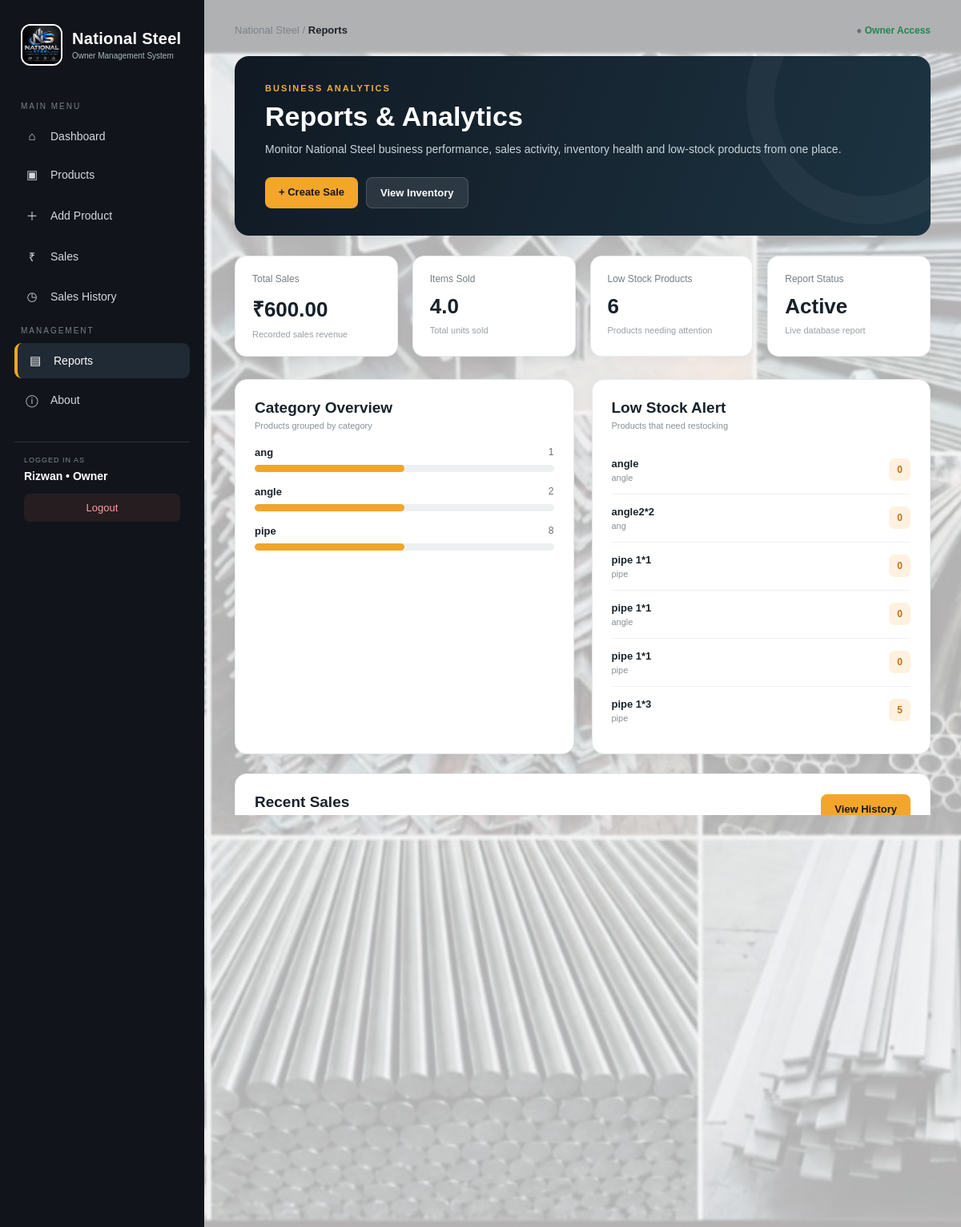
The page /reports (signed in) on the database its author committed.
### tables this page shows
CREATE TABLE products (
            id INTEGER PRIMARY KEY AUTOINCREMENT,
            name TEXT NOT NULL,
            category TEXT NOT NULL,
            size TEXT,
            price REAL DEFAULT 0,
            stock REAL DEFAULT 0,
            unit TEXT DEFAULT 'pcs',
            created_at TEXT
        , quantity INTEGER DEFAULT 0, description TEXT);

CREATE TABLE sales (
            id INTEGER PRIMARY KEY AUTOINCREMENT,
            product_id INTEGER,
            quantity REAL DEFAULT 0,
            amount REAL DEFAULT 0,
            sale_date TEXT
        , total REAL DEFAULT 0, product_name TEXT, customer TEXT DEFAULT '', price REAL DEFAULT 0);

### app.py (the view)
@app.route("/reports")
@owner_required
def reports():
    conn = get_db()
    total_products = conn.execute("""
        SELECT COUNT(*)
        FROM products
    """).fetchone()[0]
    total_stock = conn.execute("""
        SELECT COALESCE(
            SUM(quantity),
            0
        )
        FROM products
    """).fetchone()[0]
    inventory_value = conn.execute("""
        SELECT COALESCE(
            SUM(price * quantity),
            0
        )
        FROM products
    """).fetchone()[0]
    total_sales = conn.execute("""
        SELECT COALESCE(
            SUM(total),
            0
        )
        FROM sales
    """).fetchone()[0]
    total_items_sold = conn.execute("""
        SELECT COALESCE(
            SUM(quantity),
            0
        )
        FROM sales
    """).fetchone()[0]
    category_rows = conn.execute("""
        SELECT

            category,

            COUNT(*) AS count,

            COALESCE(
                SUM(quantity),
                0
            ) AS stock,

            COALESCE(
                SUM(price * quantity),
                0
            ) AS value

        FROM products

        GROUP BY category

        ORDER BY category

    """).fetchall()
    categories = []
    for row in category_rows:
        categories.append({
            "category":
                row["category"]
                or "General",
            "count":
                row["count"]
                or 0,
            "stock":
                row["stock"]
                or 0,
            "value":
                row["value"]
                or 0
        })
    low_stock_rows = conn.execute("""
        SELECT

            id,

            name,

            category,

            price,

            quantity,

            quantity AS stock,

            unit

        FROM products

        WHERE quantity <= 5

        ORDER BY
            quantity ASC,
            name ASC

    """).fetchall()
    low_stock = []
    for row in low_stock_rows:
        low_stock.append({
            "id":
                row["id"],
            "name":
                row["name"]
                or "Product",
            "product_name":
                row["name"]
                or "Product",
            "category":
                row["category"]
                or "General",
            "price":
                row["price"]
                or 0,
            "quantity":
                row["quantity"]
                or 0,
            "stock":
                row["stock"]
                or 0,
            "unit":
                row["unit"]
                or "Piece"
        })
    recent_sale_rows = conn.execute("""
        SELECT

            id,

            product_id,

            product_name,

            quantity,

            price,

            total,

            customer,

            sale_date

        FROM sales

        ORDER BY id DESC

        LIMIT 20

    """).fetchall()
    recent_sales = []
    for row in recent_sale_rows:
        recent_sales.append({
            "id":
                row["id"],
            "product_id":
                row["product_id"],
            "product_name":
                row["product_name"]
                or "Product",
            "name":
                row["product_name"]
                or "Product",
            "quantity":
                row["quantity"]
                or 0,
            "quantity_sold":
                row["quantity"]
                or 0,
            "price":
                row["price"]
                or 0,
            "total":
                row["total"]
                or 0,
            "total_amount":
                row["total"]
                or 0,
            "customer":
                row["customer"]
                or "",
            "sale_date":
                row["sale_date"]
                or ""
        })
    conn.close()
    return render_template(
        "reports.html",
        total_products=total_products,
        total_stock=total_stock,
        inventory_value=inventory_value,
        total_sales=total_sales,
        total_items_sold=total_items_sold,
        categories=categories,
        low_stock=low_stock,
        recent_sales=recent_sales
    )

### templates/reports.html (shortened to what this page needs)
<!DOCTYPE html>
<html lang="en">
<head>
    <link rel="stylesheet" href="{{ url_for('static', filename='background.css') }}">
</head>
<body>
<div class="layout">
    <aside class="sidebar">
        <div class="brand">
            <img
                src="{{ url_for('static', filename='logo.jpg.jpeg') }}"
                class="brand-logo"
                alt="National Steel Logo"
            >
            <div class="brand-text">
                <h2>National Steel</h2>
                <p>Owner Management System</p>
            </div>
        </div>
        <div class="menu-title">MAIN MENU</div>
        <a href="/owner-dashboard" class="nav-link">
            <span class="nav-icon">⌂</span>
            <span>Dashboard</span>
        </a>
        <a href="/products" class="nav-link">
            <span class="nav-icon">▣</span>
            <span>Products</span>
        </a>
        <a href="/add-product" class="nav-link">
            <span class="nav-icon">＋</span>
            <span>Add Product</span>
        </a>
        <a href="/sales" class="nav-link">
            <span class="nav-icon">₹</span>
            <span>Sales</span>
        </a>
        <a href="/sales-history" class="nav-link">
            <span class="nav-icon">◷</span>
            <span>Sales History</span>
        </a>
        <div class="menu-title">MANAGEMENT</div>
        <a href="/reports" class="nav-link active">
            <span class="nav-icon">▤</span>
            <span>Reports</span>
        </a>
        <a href="/about" class="nav-link">
            <span class="nav-icon">ⓘ</span>
            <span>About</span>
        </a>
        <div class="owner-box">
            <div class="owner-label">LOGGED IN AS</div>
            <div class="owner-name">
                Rizwan • Owner
            </div>
            <a href="/owner-logout" class="logout">
                Logout
            </a>
        </div>
    </aside>
    <main class="main">
        <div class="topbar">
            <div class="breadcrumb">
                National Steel / <strong>Reports</strong>
            </div>
            <div class="access">
                ● <span>Owner Access</span>
            </div>
        </div>
        <section class="hero">
            <div class="hero-label">
                BUSINESS ANALYTICS
            </div>
            <h1>Reports & Analytics</h1>
            <p>
                Monitor National Steel business performance, sales activity,
                inventory health and low-stock products from one place.
            </p>
            <div class="hero-buttons">
                <a href="/sales" class="btn btn-orange">
                    + Create Sale
                </a>
                <a href="/products" class="btn btn-dark">
                    View Inventory
                </a>
            </div>
        </section>
        <section class="stats">
            <div class="card">
                <div class="card-label">
                    Total Sales
                </div>
                <div class="card-value">
                    ₹{{ "%.2f"|format(total_sales|default(0)) }}
                </div>
                <div class="card-note">
                    Recorded sales revenue
                </div>
            </div>
            <div class="card">
                <div class="card-label">
                    Items Sold
                </div>
                <div class="card-value">
                    {{ total_items_sold|default(0) }}
                </div>
                <div class="card-note">
                    Total units sold
                </div>
            </div>
            <div class="card">
                <div class="card-label">
                    Low Stock Products
                </div>
                <div class="card-value">
                    {{ low_stock|length if low_stock else 0 }}
                </div>
                <div class="card-note">
                    Products needing attention
                </div>
            </div>
            <div class="card">
                <div class="card-label">
                    Report Status
                </div>
                <div class="card-value">
                    Active
                </div>
                <div class="card-note">
                    Live database report
                </div>
            </div>
        </section>
        <section class="report-grid">
            <div class="section-card">
                <div class="section-title">
                    <div>
                        <h2>Category Overview</h2>
                        <p>Products grouped by category</p>
                    </div>
                </div>
                {% if categories %}
                    {% for item in categories %}
                        <div class="category-row">
                            <div class="category-top">
                                <span>
                                    {% if item is mapping %}
                                        {{ item.get('name', item.get('category', 'Unknown')) }}
                                    {% else %}
                                        {{ item }}
                                    {% endif %}
                                </span>
                                <span>
                                    {% if item is mapping %}
                                        {{ item.get('count', 0) }}
                                    {% else %}
                                        —
                                    {% endif %}
                                </span>
                            </div>
                            <div class="bar">
                                <div
                                    class="bar-fill"
                                    style="width: 50%;">
                                </div>
                            </div>
                        </div>
                    {% endfor %}
                {% else %}
                    <div class="empty">
                        No category data available.
                    </div>
                {% endif %}
            </div>
            <div class="section-card">
                <div class="section-title">
                    <div>
                        <h2>Low Stock Alert</h2>
                        <p>Products that need restocking</p>
                    </div>
                </div>
                {% if low_stock %}
                    {% for product in low_stock %}
                        <div class="stock-item">
                            <div>
                                <div class="stock-name">
                                    {{ product['name'] if product is mapping else product }}
                                </div>
                                {% if product is mapping %}
                                    <div class="stock-category">
                                        {{ product.get('category', 'Product') }}
                                    </div>
                                {% endif %}
                            </div>
                            <div class="stock-number">
                                {% if product is mapping %}
                                    {{ product.get('quantity', product.get('stock', 0)) }}
                                {% else %}
                                    Low
                                {% endif %}
                            </div>
                        </div>
                    {% endfor %}
                {% else %}
                    <div class="empty">
                        No low-stock products right now.
                    </div>
                {% endif %}
            </div>
        </section>
        <section class="full-card">
            <div class="section-title">
                <div>
                    <h2>Recent Sales</h2>
                    <p>Latest recorded transactions</p>
                </div>
                <a href="/sales-history" class="btn btn-orange">
                    View History
                </a>
            </div>
            <div class="table-wrap">
                {% if recent_sales %}
                <table>
                    <thead>
                        <tr>
                            <th>#</th>
                            <th>Product</th>
                            <th>Quantity</th>
                            <th>Total</th>
                            <th>Status</th>
                        </tr>
                    </thead>
                    <tbody>
                        {% for sale in recent_sales %}
                        <tr>
                            <td>
                                {{ loop.index }}
                            </td>
                            <td>
                                {% if sale is mapping %}
                                    {{ sale.get('product_name', sale.get('name', 'Sale')) }}
                                {% else %}
                                    {{ sale }}
                                {% endif %}
                            </td>
                            <td>
                                {% if sale is mapping %}
                                    {{ sale.get('quantity', sale.get('qty', 0)) }}
                                {% else %}
                                    —
                                {% endif %}
                            </td>
                            <td class="amount">
                                {% if sale is mapping %}
                                    ₹{{ "%.2f"|format(
                                        sale.get(
                                            'total',
                                            sale.get('total_amount', 0)
                                        )|float
                                    ) }}
                                {% else %}
                                    ₹0.00
                                {% endif %}
                            </td>
                            <td>
                                <span class="badge">
                                </span>
                            </td>
                        </tr>
                        {% endfor %}
                    </tbody>
                </table>
                {% else %}
                    <div class="empty">
                        No sales transactions recorded yet.
                    </div>
                {% endif %}
            </div>
        </section>
        <section class="full-card">
            <div class="section-title">
                <div>
                    <h2>Quick Reports</h2>
                    <p>Useful management shortcuts</p>
                </div>
            </div>
            <div class="quick-grid">
                <a href="/products" class="quick-box">
                    <h3>Inventory Report</h3>
                    <p>
                        View all products, current stock,
                        prices and stock status.
                    </p>
                </a>
                <a href="/sales-history" class="quick-box">
                    <h3>Sales History</h3>
                    <p>
                        Check recorded sales transactions
                        and previous business activity.
                    </p>
                </a>
                <a href="/add-product" class="quick-box">
                    <h3>Add New Product</h3>
                    <p>
                        Add a new steel product to the
                        National Steel inventory.
                    </p>
                </a>
            </div>
        </section>
        <div class="footer">
        </div>
    </main>
</div>
</body>
</html>

### rows shown on the page
products: get "angle", get "2", name "pipe 1*1", get "0"
products: name "angle", get "angle", get "0"
products: name "angle2*2", get "ang", get "0"
products: name "pipe 1*1", get "pipe", get "0"
products: name "pipe 1*1", get "pipe", get "0"
products: name "pipe 1*3", get "pipe", get "5"
sales: get "test pipe", get "2.0", total "200.00"
sales: get "pipe 1*2", get "2.0", total "400.00"

### other values the page prints
{{ "%.2f"|format(total_sales|default(0)) }} "600.00"
{{ total_items_sold|default(0) }} "4.0"
{{ low_stock|length if low_stock else 0 }} "6"
{{ item.get('name', item.get('category', 'Unknown')) }} "ang" "pipe"
{{ item.get('count', 0) }} "1" "8"
